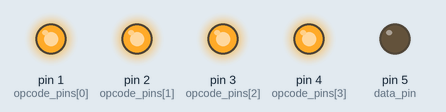
Simulated run of this sketch. Board: Arduino Uno, built with avr-gcc and run on an emulated ATmega328P. Parts: output pins drawn as LEDs (lit = HIGH). Pins used as bus, display or sensor lines are not drawn.

Above: at 0.2 s.
At 5.2 s:
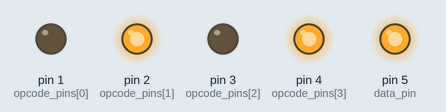
At 10.2 s:
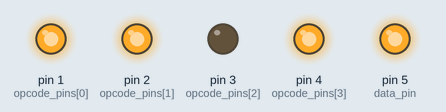
At 15.2 s:
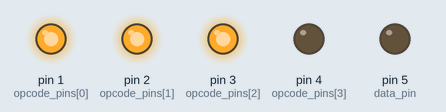
Timing chart, 0 to 16.7 s (numbered marks = the images above):
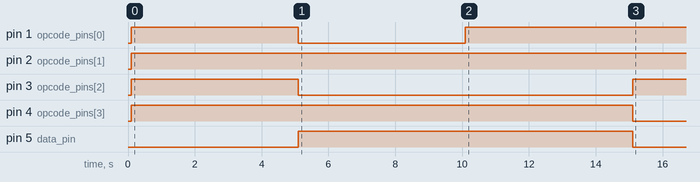

Measured:
- by itself, pin 1 (opcode_pins[0]): LOW → HIGH at 0.10 s, → LOW 5.0 s later, → HIGH 5.0 s later
- by itself, pin 2 (opcode_pins[1]): LOW → HIGH at 0.10 s
- by itself, pin 3 (opcode_pins[2]): LOW → HIGH at 0.10 s, → LOW 5.0 s later, → HIGH 10.0 s later
- by itself, pin 4 (opcode_pins[3]): LOW → HIGH at 0.10 s, → LOW 15.0 s later
- by itself, pin 5 (data_pin): LOW → HIGH at 5.1 s, → LOW 10.0 s later

The sketch:

MC14500B_CPU_Tester.ino
```cpp
byte clk_pin = 7;
byte rst_pin = 6;

byte data_pin = 5;

#define LENGTH 4

byte opcode_pins[LENGTH] = {1, 2, 3, 4};

#define NOPO B0000
#define LD B0001
#define LDC B0010
#define AND B0011
#define ANDC B0100
#define OR B0101
#define ORC B0110
#define XNOR B0111
#define STO B1000
#define STOC B1001
#define IEN B1010
#define OEN B1011
#define JMP B1100
#define RTN B1101
#define SKZ B1110
#define NOPF B1111

#define H | 16
#define L | 0

void setup() {

  pinMode(clk_pin, OUTPUT);
  pinMode(rst_pin, OUTPUT);

  pinMode(data_pin, OUTPUT);

  for(byte i = 0; i < LENGTH; i++) pinMode(opcode_pins[i], OUTPUT);

  digitalWrite(clk_pin, LOW);

  digitalWrite(rst_pin, HIGH);
  delay(100);
  digitalWrite(rst_pin, LOW);

}

void loop() {

  byte _size = 3;

  const byte program[_size] = {
    NOPF,
    IEN H,
    OEN H
  };

  for(byte i = 0; i < _size; i++) {
    send_instruction(program[i]);
  }

  while(1) {

    send_instruction(XNOR L);

  }

}

void tick(int mills) {

  digitalWrite(clk_pin, LOW);
  delay(mills);
  digitalWrite(clk_pin, HIGH);
  delay(mills);
  digitalWrite(clk_pin, LOW);

}

void send_instruction(byte instruction) {

  for(byte _bit = 0; _bit < LENGTH; _bit++) {
    digitalWrite(opcode_pins[_bit], instruction >> _bit & 1);
  }

  digitalWrite(data_pin, instruction & 16);

  tick(2500);

}
```
